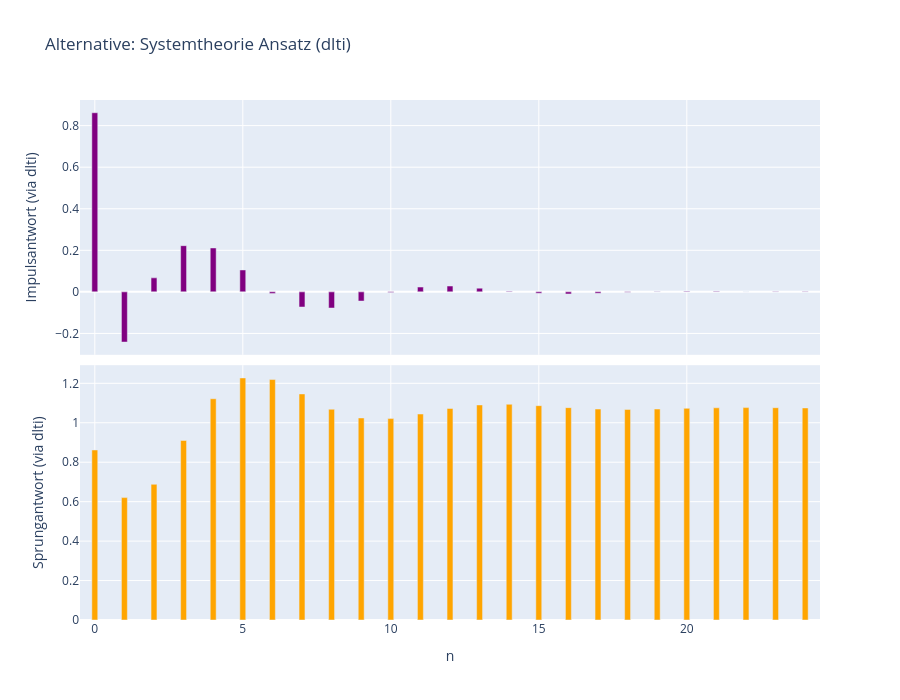

This figure's notebook cell:
### Markdown cell above
## Alternativ 2024 (Systemtheorie Ansatz)

### Code cell
# In Python nutzen wir dafür scipy.signal.dlti (Discrete Linear Time Invariant)
# oder direkt dimpulse/dstep.

# System definieren mit Abtastzeit dt=1 (oder -1 für unbestimmt, hier nehmen wir 1 für Plots)
system = signal.dlti(B, A, dt=1)

# dimpulse und dstep berechnen
# n=N gibt an, wie viele Punkte berechnet werden sollen
t_imp, y_imp = signal.dimpulse(system, n=N)
t_step, y_step = signal.dstep(system, n=N)

# Da dimpulse oft eine Liste von Arrays zurückgibt (für MIMO Systeme),
# müssen wir bei SISO Systemen mit [0] das erste Element greifen (y_imp[0]).
y_imp = np.squeeze(y_imp)
y_step = np.squeeze(y_step)

fig_alt = make_subplots(
    rows=2, cols=1, 
    shared_xaxes=True,
    vertical_spacing=0.02,
    # subplot_titles=("Impulsantwort (via dlti)", "Sprungantwort (via dlti)")
)

# Wir nutzen wieder den "Balken-Trick" für den Stem-Look
def create_stem(x, y, name, color):
    return go.Bar(
        x=x, y=y, 
        name=name, 
        width=0.2,          # Dünne Balken = Stem-Optik
        marker_color=color
    )

# Subplot 1: Impulsantwort
fig_alt.add_trace(
    create_stem(t_imp, y_imp, "h(n)", "purple"), 
    row=1, col=1
)

# Subplot 2: Sprungantwort
fig_alt.add_trace(
    create_stem(t_step, y_step, "g(n)", "orange"), 
    row=2, col=1
)

# Layout finalisieren
fig_alt.update_layout(
    height=700, 
    title_text="Alternative: Systemtheorie Ansatz (dlti)", 
    showlegend=False
)
fig_alt.update_xaxes(title_text="n", row=2, col=1)
fig_alt.update_yaxes(title_text="Impulsantwort (via dlti)", row=1, col=1)
fig_alt.update_yaxes(title_text="Sprungantwort (via dlti)", row=2, col=1)
fig_alt.for_each_xaxis(lambda x: x.update(showgrid=True))

fig_alt.show()

### Figure 1 — Plotly figure (JSON) as saved in the notebook; plotly's stock layout.template omitted (floating-point values rounded to 4 significant figures)
{"data": [{"marker": {"color": "purple"}, "name": "h(n)", "type": "bar", "width": 0.2, "x": [0.0, 1.0, 2.0, 3.0, 4.0, 5.0, 6.0, 7.0, 8.0, 9.0, 10.0, 11.0, 12.0, 13.0, 14.0, 15.0, 16.0, 17.0, 18.0, 19.0, 20.0, 21.0, 22.0, 23.0, 24.0], "xaxis": "x", "y": [0.862, -0.2415, 0.0675, 0.2224, 0.2114, 0.1054, -0.008142, -0.07292, -0.07777, -0.04415, -0.003092, 0.02316, 0.02813, 0.01791, 0.003321, -0.007053, -0.01, -0.007084, -0.001991, 0.002021, 0.003494, 0.002742, 0.0009989, -0.0005234, -0.001197], "yaxis": "y"}, {"marker": {"color": "orange"}, "name": "g(n)", "type": "bar", "width": 0.2, "x": [0.0, 1.0, 2.0, 3.0, 4.0, 5.0, 6.0, 7.0, 8.0, 9.0, 10.0, 11.0, 12.0, 13.0, 14.0, 15.0, 16.0, 17.0, 18.0, 19.0, 20.0, 21.0, 22.0, 23.0, 24.0], "xaxis": "x2", "y": [0.862, 0.6205, 0.688, 0.9104, 1.122, 1.227, 1.219, 1.146, 1.068, 1.024, 1.021, 1.044, 1.073, 1.09, 1.094, 1.087, 1.077, 1.07, 1.068, 1.07, 1.073, 1.076, 1.077, 1.076, 1.075], "yaxis": "y2"}], "layout": {"height": 700, "showlegend": false, "title": {"text": "Alternative: Systemtheorie Ansatz (dlti)"}, "xaxis": {"anchor": "y", "domain": [0, 1], "matches": "x2", "showgrid": true, "showticklabels": false}, "xaxis2": {"anchor": "y2", "domain": [0, 1], "showgrid": true, "title": {"text": "n"}}, "yaxis": {"anchor": "x", "domain": [0.51, 1], "title": {"text": "Impulsantwort (via dlti)"}}, "yaxis2": {"anchor": "x2", "domain": [0, 0.49], "title": {"text": "Sprungantwort (via dlti)"}}}}
